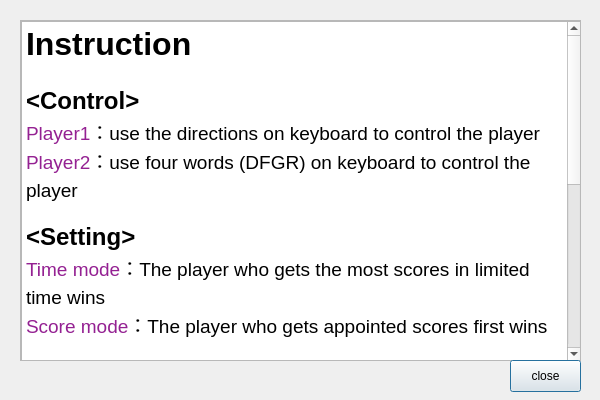
<?xml version="1.0" encoding="UTF-8"?>
<ui version="4.0">
 <class>InstructionPopUp</class>
 <widget class="QDialog" name="InstructionPopUp">
  <property name="geometry">
   <rect>
    <x>0</x>
    <y>0</y>
    <width>600</width>
    <height>400</height>
   </rect>
  </property>
  <property name="windowTitle">
   <string>Dialog</string>
  </property>
  <widget class="QScrollArea" name="scrollArea">
   <property name="geometry">
    <rect>
     <x>20</x>
     <y>20</y>
     <width>561</width>
     <height>341</height>
    </rect>
   </property>
   <property name="widgetResizable">
    <bool>true</bool>
   </property>
   <widget class="QWidget" name="scrollAreaWidgetContents">
    <property name="geometry">
     <rect>
      <x>0</x>
      <y>0</y>
      <width>559</width>
      <height>339</height>
     </rect>
    </property>
    <widget class="QTextEdit" name="textEdit">
     <property name="geometry">
      <rect>
       <x>0</x>
       <y>0</y>
       <width>561</width>
       <height>341</height>
      </rect>
     </property>
     <property name="html">
      <string>&lt;!DOCTYPE HTML PUBLIC &quot;-//W3C//DTD HTML 4.0//EN&quot; &quot;http://www.w3.org/TR/REC-html40/strict.dtd&quot;&gt;
&lt;html&gt;&lt;head&gt;&lt;meta name=&quot;qrichtext&quot; content=&quot;1&quot; /&gt;&lt;meta charset=&quot;utf-8&quot; /&gt;&lt;style type=&quot;text/css&quot;&gt;
p, li { white-space: pre-wrap; }
hr { height: 1px; border-width: 0; }
li.unchecked::marker { content: &quot;\2610&quot;; }
li.checked::marker { content: &quot;\2612&quot;; }
&lt;/style&gt;&lt;/head&gt;&lt;body style=&quot; font-family:'.AppleSystemUIFont'; font-size:13pt; font-weight:400; font-style:normal;&quot;&gt;
&lt;p style=&quot; margin-top:0px; margin-bottom:2px; margin-left:0px; margin-right:0px; -qt-block-indent:0; text-indent:0px;&quot;&gt;&lt;span style=&quot; font-family:'Helvetica Neue'; font-size:24pt; font-weight:700;&quot;&gt;Instruction&lt;/span&gt;&lt;/p&gt;
&lt;p style=&quot;-qt-paragraph-type:empty; margin-top:0px; margin-bottom:2px; margin-left:0px; margin-right:0px; -qt-block-indent:0; text-indent:0px; font-family:'Helvetica Neue';&quot;&gt;&lt;br /&gt;&lt;/p&gt;
&lt;p style=&quot; margin-top:0px; margin-bottom:2px; margin-left:0px; margin-right:0px; -qt-block-indent:0; text-indent:0px;&quot;&gt;&lt;span style=&quot; font-family:'Helvetica Neue'; font-size:18pt; font-weight:700;&quot;&gt;&amp;lt;Control&amp;gt;&lt;/span&gt;&lt;/p&gt;
&lt;p style=&quot; margin-top:0px; margin-bottom:0px; margin-left:0px; margin-right:0px; -qt-block-indent:0; text-indent:0px;&quot;&gt;&lt;span style=&quot; font-family:'Helvetica Neue'; font-size:14pt; color:#942192;&quot;&gt;Player1&lt;/span&gt;&lt;span style=&quot; font-family:'Helvetica Neue'; font-size:14pt;&quot;&gt;：use the directions on keyboard to control the player&lt;/span&gt;&lt;/p&gt;
&lt;p style=&quot; margin-top:0px; margin-bottom:0px; margin-left:0px; margin-right:0px; -qt-block-indent:0; text-indent:0px;&quot;&gt;&lt;span style=&quot; font-family:'Helvetica Neue'; font-size:14pt; color:#942192;&quot;&gt;Player2&lt;/span&gt;&lt;span style=&quot; font-family:'Helvetica Neue'; font-size:14pt;&quot;&gt;：use four words (DFGR) on keyboard to control the player&lt;/span&gt;&lt;/p&gt;
&lt;p style=&quot;-qt-paragraph-type:empty; margin-top:0px; margin-bottom:0px; margin-left:0px; margin-right:0px; -qt-block-indent:0; text-indent:0px; font-family:'Helvetica Neue';&quot;&gt;&lt;br /&gt;&lt;/p&gt;
&lt;p style=&quot; margin-top:0px; margin-bottom:2px; margin-left:0px; margin-right:0px; -qt-block-indent:0; text-indent:0px;&quot;&gt;&lt;span style=&quot; font-family:'Helvetica Neue'; font-size:18pt; font-weight:700;&quot;&gt;&amp;lt;Setting&amp;gt;&lt;/span&gt;&lt;/p&gt;
&lt;p style=&quot; margin-top:0px; margin-bottom:0px; margin-left:0px; margin-right:0px; -qt-block-indent:0; text-indent:0px;&quot;&gt;&lt;span style=&quot; font-family:'Helvetica Neue'; font-size:14pt; color:#942192;&quot;&gt;Time mode&lt;/span&gt;&lt;span style=&quot; font-family:'Helvetica Neue'; font-size:14pt;&quot;&gt;：The player who gets the most scores in limited time wins&lt;/span&gt;&lt;/p&gt;
&lt;p style=&quot; margin-top:0px; margin-bottom:0px; margin-left:0px; margin-right:0px; -qt-block-indent:0; text-indent:0px;&quot;&gt;&lt;span style=&quot; font-family:'Helvetica Neue'; font-size:14pt; color:#942192;&quot;&gt;Score mode&lt;/span&gt;&lt;span style=&quot; font-family:'PingFang TC'; font-size:14pt;&quot;&gt;：&lt;/span&gt;&lt;span style=&quot; font-family:'Helvetica Neue'; font-size:14pt;&quot;&gt;The player who gets appointed scores first wins&lt;/span&gt;&lt;span style=&quot; font-size:14pt;&quot;&gt; &lt;/span&gt;&lt;/p&gt;
&lt;p style=&quot;-qt-paragraph-type:empty; margin-top:0px; margin-bottom:0px; margin-left:0px; margin-right:0px; -qt-block-indent:0; text-indent:0px; font-size:14pt;&quot;&gt;&lt;br /&gt;&lt;/p&gt;
&lt;p style=&quot; margin-top:0px; margin-bottom:0px; margin-left:0px; margin-right:0px; -qt-block-indent:0; text-indent:0px;&quot;&gt;&lt;span style=&quot; font-family:'Helvetica Neue'; font-size:18pt; font-weight:700;&quot;&gt;&amp;lt;Music&amp;gt;&lt;/span&gt;&lt;/p&gt;
&lt;p style=&quot; margin-top:0px; margin-bottom:0px; margin-left:0px; margin-right:0px; -qt-block-indent:0; text-indent:0px;&quot;&gt;&lt;span style=&quot; font-family:'Helvetica Neue'; font-size:14pt;&quot;&gt;you can choose &lt;/span&gt;&lt;span style=&quot; font-family:'Helvetica Neue'; font-size:14pt; color:#942192;&quot;&gt;piano&lt;/span&gt;&lt;span style=&quot; font-family:'Helvetica Neue'; font-size:14pt;&quot;&gt; or &lt;/span&gt;&lt;span style=&quot; font-family:'Helvetica Neue'; font-size:14pt; color:#942192;&quot;&gt;jazz&lt;/span&gt;&lt;span style=&quot; font-family:'Helvetica Neue'; font-size:14pt;&quot;&gt; as background music&lt;/span&gt;&lt;/p&gt;
&lt;p style=&quot;-qt-paragraph-type:empty; margin-top:0px; margin-bottom:0px; margin-left:0px; margin-right:0px; -qt-block-indent:0; text-indent:0px; font-family:'Helvetica Neue'; font-size:14pt;&quot;&gt;&lt;br /&gt;&lt;/p&gt;
&lt;p style=&quot; margin-top:0px; margin-bottom:0px; margin-left:0px; margin-right:0px; -qt-block-indent:0; text-indent:0px;&quot;&gt;&lt;span style=&quot; font-size:18pt; font-weight:700;&quot;&gt;&amp;lt;Game&amp;gt;&lt;/span&gt;&lt;/p&gt;
&lt;p style=&quot; margin-top:0px; margin-bottom:0px; margin-left:0px; margin-right:0px; -qt-block-indent:0; text-indent:0px;&quot;&gt;&lt;span style=&quot; font-size:14pt;&quot;&gt;    When players click start button, there are some &lt;/span&gt;&lt;span style=&quot; font-size:14pt; color:#942192;&quot;&gt;charactors&lt;/span&gt;&lt;span style=&quot; font-size:14pt;&quot;&gt; and some game &lt;/span&gt;&lt;span style=&quot; font-size:14pt; color:#942192;&quot;&gt;background&lt;/span&gt;&lt;span style=&quot; font-size:14pt;&quot;&gt; to choose. Player 1 and Player 2 both can choose preferred charactors. &lt;/span&gt;&lt;/p&gt;
&lt;p style=&quot; margin-top:0px; margin-bottom:0px; margin-left:0px; margin-right:0px; -qt-block-indent:0; text-indent:0px;&quot;&gt;&lt;span style=&quot; font-size:14pt;&quot;&gt;    After all are set, please click &lt;/span&gt;&lt;span style=&quot; font-size:14pt; color:#942192;&quot;&gt;ready&lt;/span&gt;&lt;span style=&quot; font-size:14pt;&quot;&gt; to start play!!&lt;/span&gt;&lt;/p&gt;
&lt;p style=&quot; margin-top:0px; margin-bottom:0px; margin-left:0px; margin-right:0px; -qt-block-indent:0; text-indent:0px;&quot;&gt;&lt;span style=&quot; font-size:14pt;&quot;&gt;    During the game, players should try their best to catch the volley ball. &lt;/span&gt;&lt;/p&gt;
&lt;p style=&quot; margin-top:0px; margin-bottom:0px; margin-left:0px; margin-right:0px; -qt-block-indent:0; text-indent:0px;&quot;&gt;&lt;span style=&quot; font-size:14pt;&quot;&gt;You can not only control the player to go left and right to &lt;/span&gt;&lt;span style=&quot; font-size:14pt; color:#942192;&quot;&gt;catch&lt;/span&gt;&lt;span style=&quot; font-size:14pt;&quot;&gt; ball, but you can also jump high to &lt;/span&gt;&lt;span style=&quot; font-size:14pt; color:#942192;&quot;&gt;spike&lt;/span&gt;&lt;span style=&quot; font-size:14pt;&quot;&gt; or lie down to &lt;/span&gt;&lt;span style=&quot; font-size:14pt; color:#942192;&quot;&gt;dig&lt;/span&gt;&lt;span style=&quot; font-size:14pt;&quot;&gt; the ball.&lt;/span&gt;&lt;/p&gt;
&lt;p style=&quot;-qt-paragraph-type:empty; margin-top:0px; margin-bottom:0px; margin-left:0px; margin-right:0px; -qt-block-indent:0; text-indent:0px; font-size:14pt;&quot;&gt;&lt;br /&gt;&lt;/p&gt;
&lt;p style=&quot;-qt-paragraph-type:empty; margin-top:0px; margin-bottom:0px; margin-left:0px; margin-right:0px; -qt-block-indent:0; text-indent:0px;&quot;&gt;&lt;br /&gt;&lt;/p&gt;
&lt;p style=&quot;-qt-paragraph-type:empty; margin-top:0px; margin-bottom:0px; margin-left:0px; margin-right:0px; -qt-block-indent:0; text-indent:0px;&quot;&gt;&lt;br /&gt;&lt;/p&gt;&lt;/body&gt;&lt;/html&gt;</string>
     </property>
    </widget>
   </widget>
  </widget>
  <widget class="QPushButton" name="pushButton">
   <property name="geometry">
    <rect>
     <x>510</x>
     <y>360</y>
     <width>71</width>
     <height>32</height>
    </rect>
   </property>
   <property name="text">
    <string>close</string>
   </property>
  </widget>
 </widget>
 <resources/>
 <connections/>
</ui>
